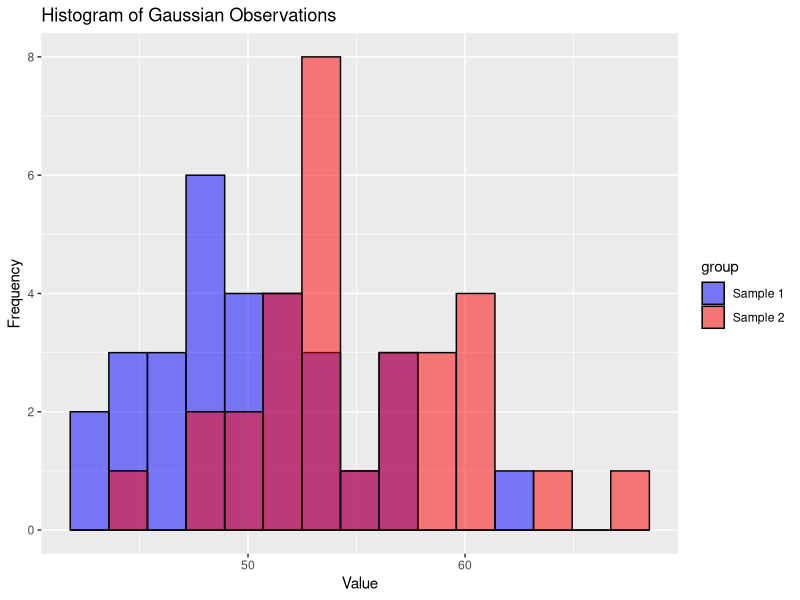
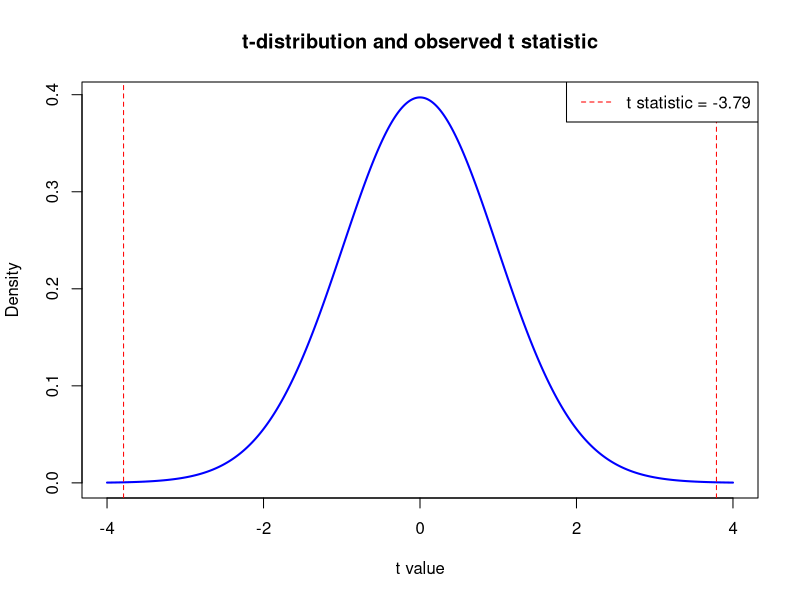

Reproduce these figures in R, in order.
# Import libraries
library(ggplot2)

# Set random seed
set.seed(0)

# Two sample t-test
cat("\nTwo sample t-test:\nCompare sample means of two independent groups\n")

# Formulate hypotheses
# H0: x1, x2 come from the same distribution (mean1 = mean2 = mu)
# H1: x1, x2 come from different distributions (mean1 != mean2 != mu)

# Simulate two sets of Gaussian observations
sample1 <- rnorm(30, mean = 50, sd = 5)
sample2 <- rnorm(30, mean = 55, sd = 5)

# Plot observations as histograms
data <- data.frame(value = c(sample1, sample2), group = rep(c("Sample 1", "Sample 2"), each = 30))
ggplot(data, aes(x = value, fill = group)) +
  geom_histogram(alpha = 0.5, position = "identity", bins = 15, color = "black") +
  labs(title = "Histogram of Gaussian Observations", x = "Value", y = "Frequency") +
  scale_fill_manual(values = c("blue", "red"))

# Compute the sample means and standard deviations
mean1 <- mean(sample1)
mean2 <- mean(sample2)
std1 <- sd(sample1)
std2 <- sd(sample2)
n1 <- length(sample1)
n2 <- length(sample2)

# Compute standard error of the difference
se <- sqrt((std1^2 / n1) + (std2^2 / n2))

# Compute the t-statistic
t_stat_manual <- (mean1 - mean2) / se
p_value_manual <- 2 * (1 - pt(abs(t_stat_manual), df = n1 + n2 - 2))
cat(sprintf("\nManual calculation:\nt-statistic = %.4f\n", t_stat_manual))
cat(sprintf("p-value = %.4f\n", p_value_manual))

# Compute two-tailed statistic and p-value using t.test()
t_test_result <- t.test(sample1, sample2)
cat("\nUsing t.test() function:\n")
cat(sprintf("\nt-statistic = %.4f\n", t_test_result$statistic))
cat(sprintf("p-value = %.4f\n", t_test_result$p.value))

# Parameters for plot t-distribution
x <- seq(-4, 4, length.out = 1000)  # Range for t-distribution
t_dist <- dt(x, df = n1 + n2 - 2)  # Probability density function for t-distribution

# Plot t-distribution
plot(x, t_dist, type = "l", col = "blue", lwd = 2, 
     xlab = "t value", ylab = "Density", main = "t-distribution and observed t statistic")
abline(v = t_stat_manual, col = "red", lty = 2)
abline(v = -t_stat_manual, col = "red", lty = 2)
legend("topright", legend = paste("t statistic =", round(t_stat_manual, 2)), 
       col = "red", lty = 2)

# Interpret result (significance level 0.05)
alpha <- 0.05
if (p_value_manual < alpha) {
  cat("Reject H0: Samples come from different distributions.\n")
} else {
  cat("Accept H0: Samples come from same distribution.\n")
}
